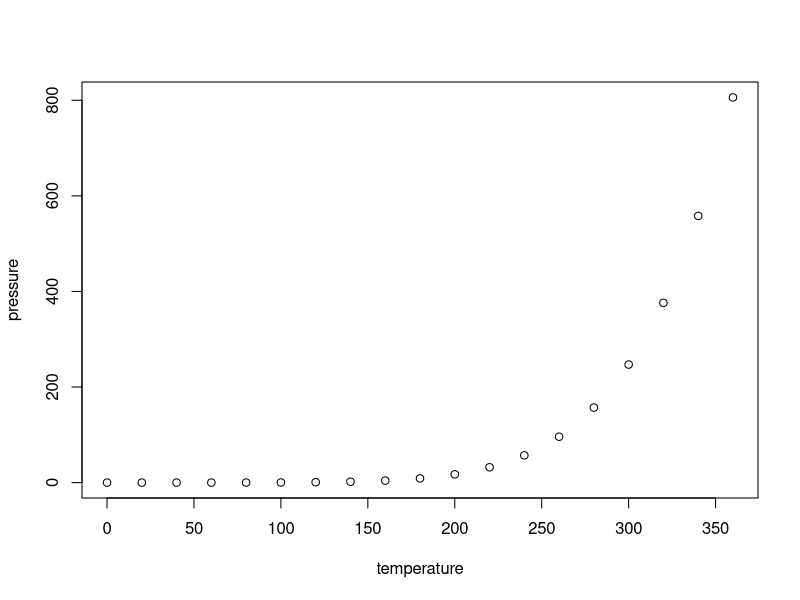
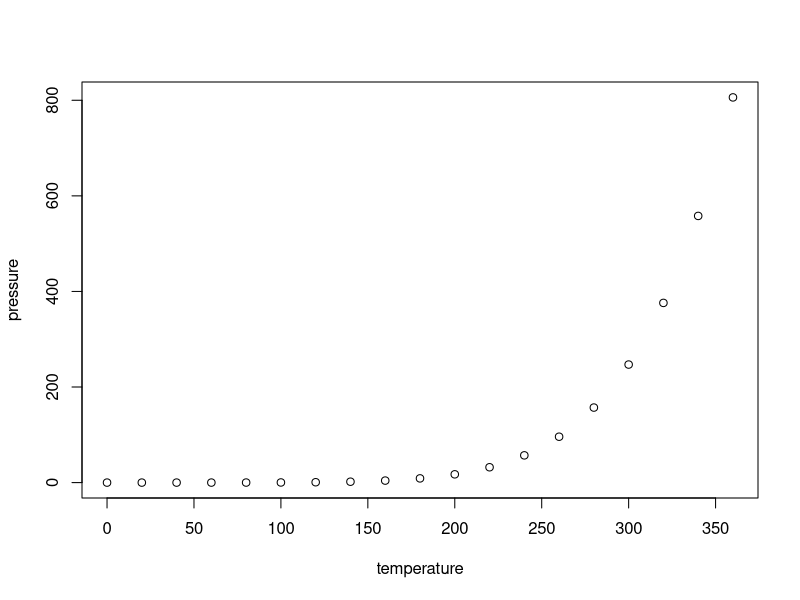
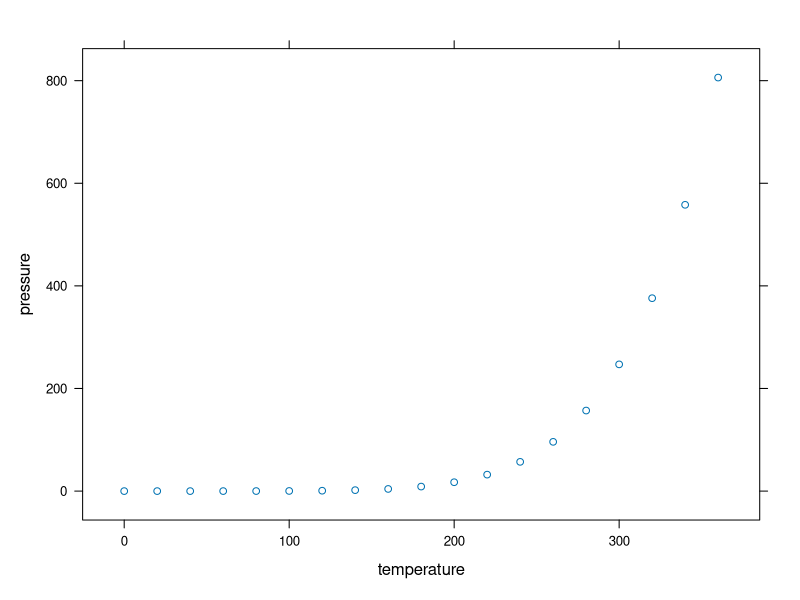
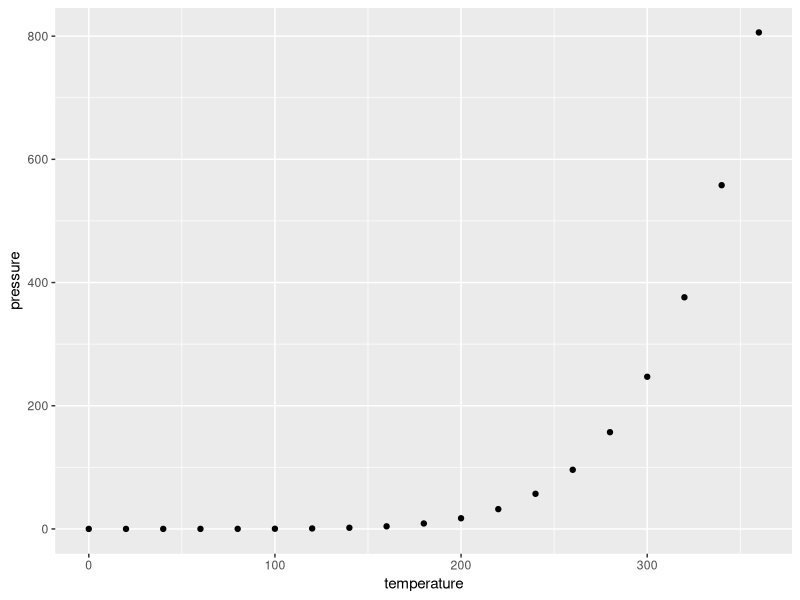
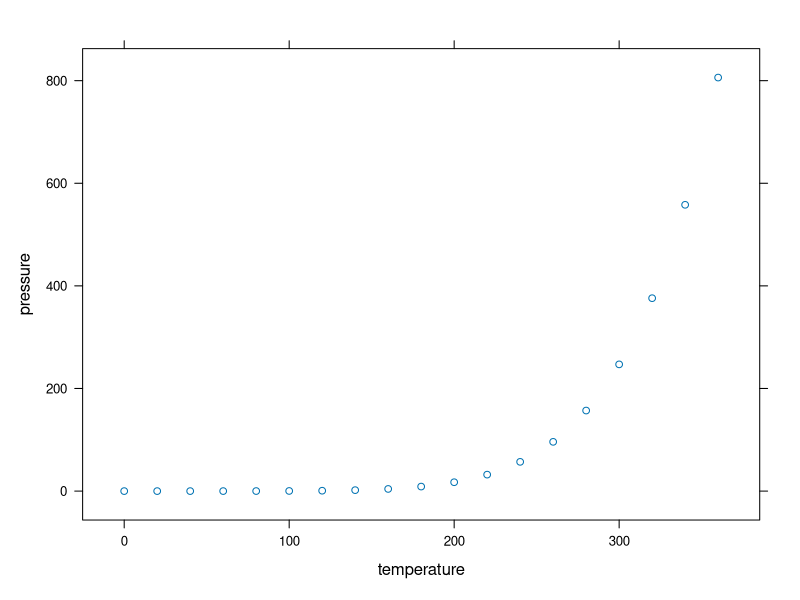
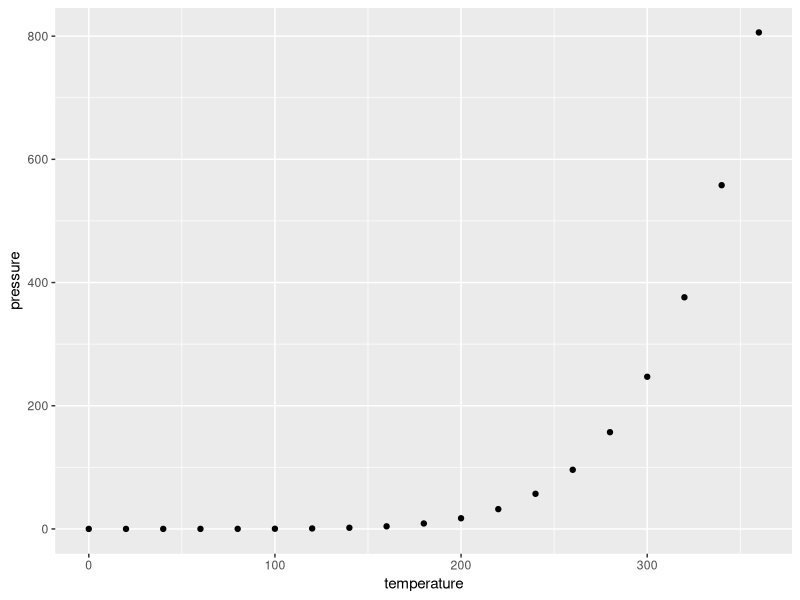
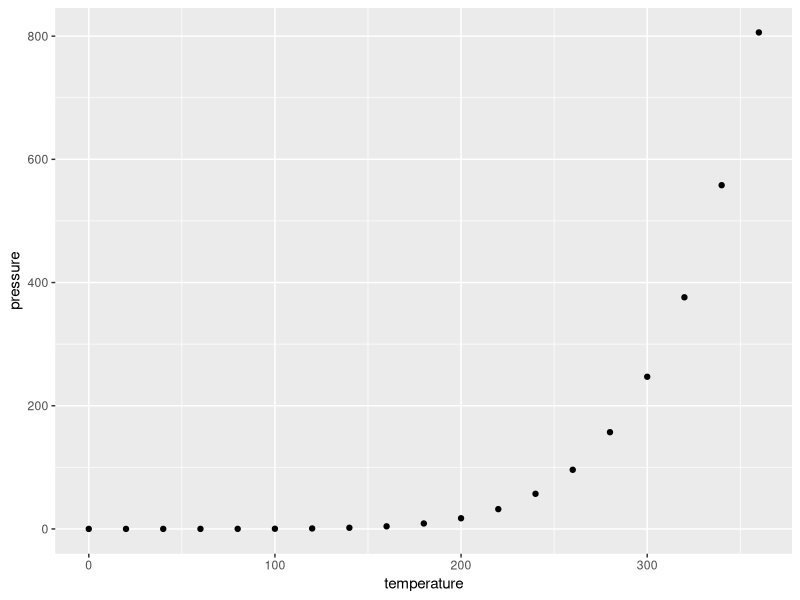
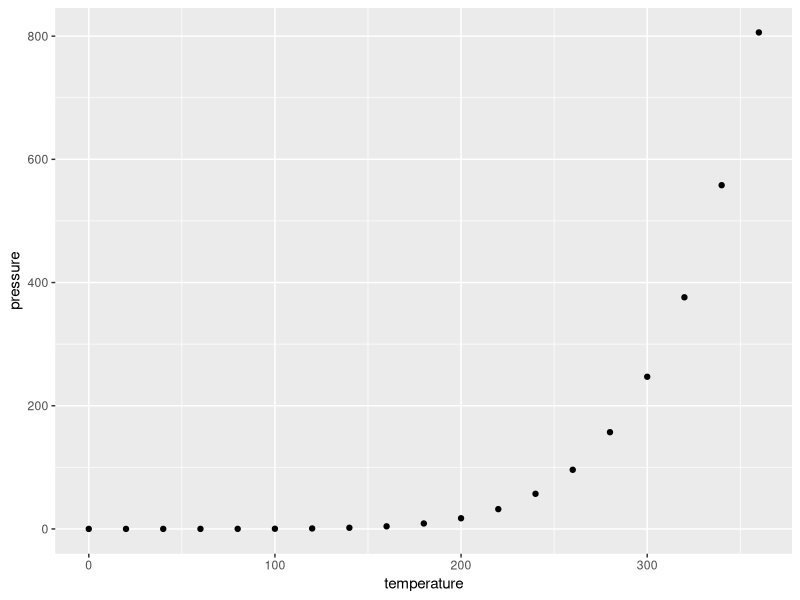

Here is the R script that generated these plots, in order:
## ---- chunk 1
knitr::opts_chunk$set(error = TRUE,        # suppress errors
                      message = FALSE,      # suppress messages
                      warning = FALSE,      # suppress warnings
                      # results = 'hide',  # suppress code output
                      echo = TRUE          # suppress code
                      # fig.show = 'hide', # suppress plots
                      # cache = TRUE       # enable caching
                      )        
# library(ggfortify)
# autoplot(lm(cars$dist ~ cars$speed))

zip(zipfile = "quarto-compare-plot", 
    files = c("quarto-compare-plot.qmd", 
              "quarto-compare-plot.Rproj", 
              "_extensions/")
    )
## ---- chunk 2
# mở graphic devices cho plot
plot.new() 

# xác định khung đồ thị theo range xy
plot.window(range(pressure$temperature),
            range(pressure$pressure)) 

# vẽ scatterplot từ dataset pressure
# tham số xy = pressure (chính là data = pressure)
plot.xy(xy = pressure, type = "p") 

# viền xung quanh đồ thị
box(which = "plot")

# thể hiện giá trị trên trục xy
axis(side = 1)
axis(side = 2)

# ghi label trục hoành, trục tung
mtext(text = "temperature",
      side = 1,
      line = 3)
mtext(text = "pressure",
      side = 2,
      line = 3)
## ---- chunk 3
graphics:::plot.formula(formula = pressure ~ temperature,
     data = pressure)
## ---- chunk 4
library(lattice)
xyplot(pressure ~ temperature,
       data = pressure)
## ---- chunk 5
library(ggplot2)
ggplot2::ggplot(data = pressure,
   mapping = aes(x = temperature,
                 y = pressure)) +
  geom_point()
## ---- chunk 6
methods("plot")
## ---- chunk 7
pressure
## ---- chunk 8
library(lattice)
library(grid)
xyplot(pressure ~ temperature,
       data = pressure)
grid.ls(grobs = TRUE, 
        viewports = TRUE, 
        fullNames = TRUE)
## ---- chunk 9
library(ggplot2)
library(grid)
p <- ggplot2::ggplot(data = pressure,
                     mapping = aes(x = temperature,
                                   y = pressure)) +
  geom_point()

p

grid.ls(grobs = TRUE, 
        viewports = TRUE, 
        fullNames = TRUE)

# ggplot_build(p)
## ---- chunk 10
library(ggplot2)
library(grid)
p <- ggplot2::ggplot(data = pressure,
                     mapping = aes(x = temperature,
                                   y = pressure)) +
  geom_point()

p

# grid.ls(grobs = TRUE, 
#         viewports = TRUE, 
#         fullNames = TRUE)

ggplot_build(p)
